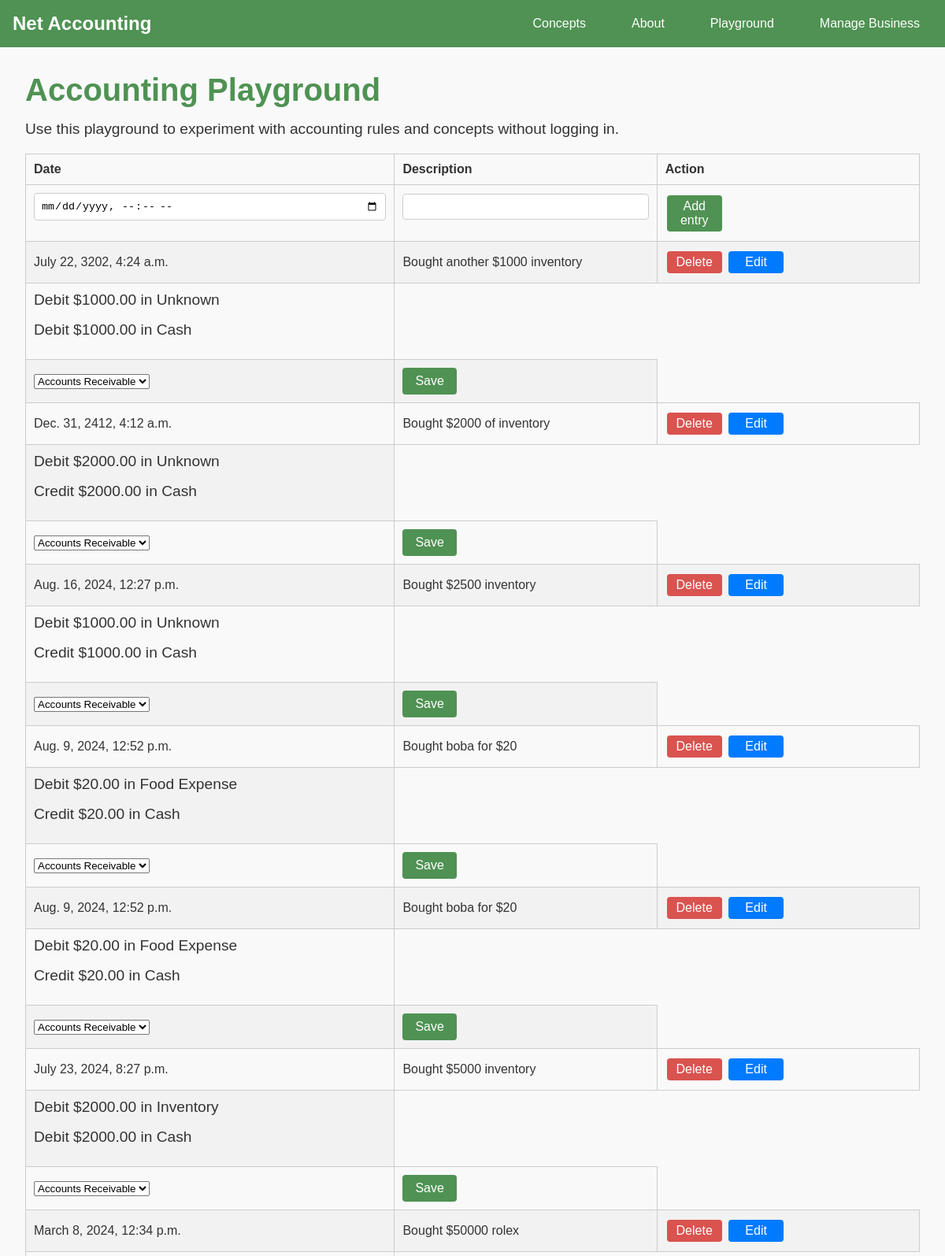
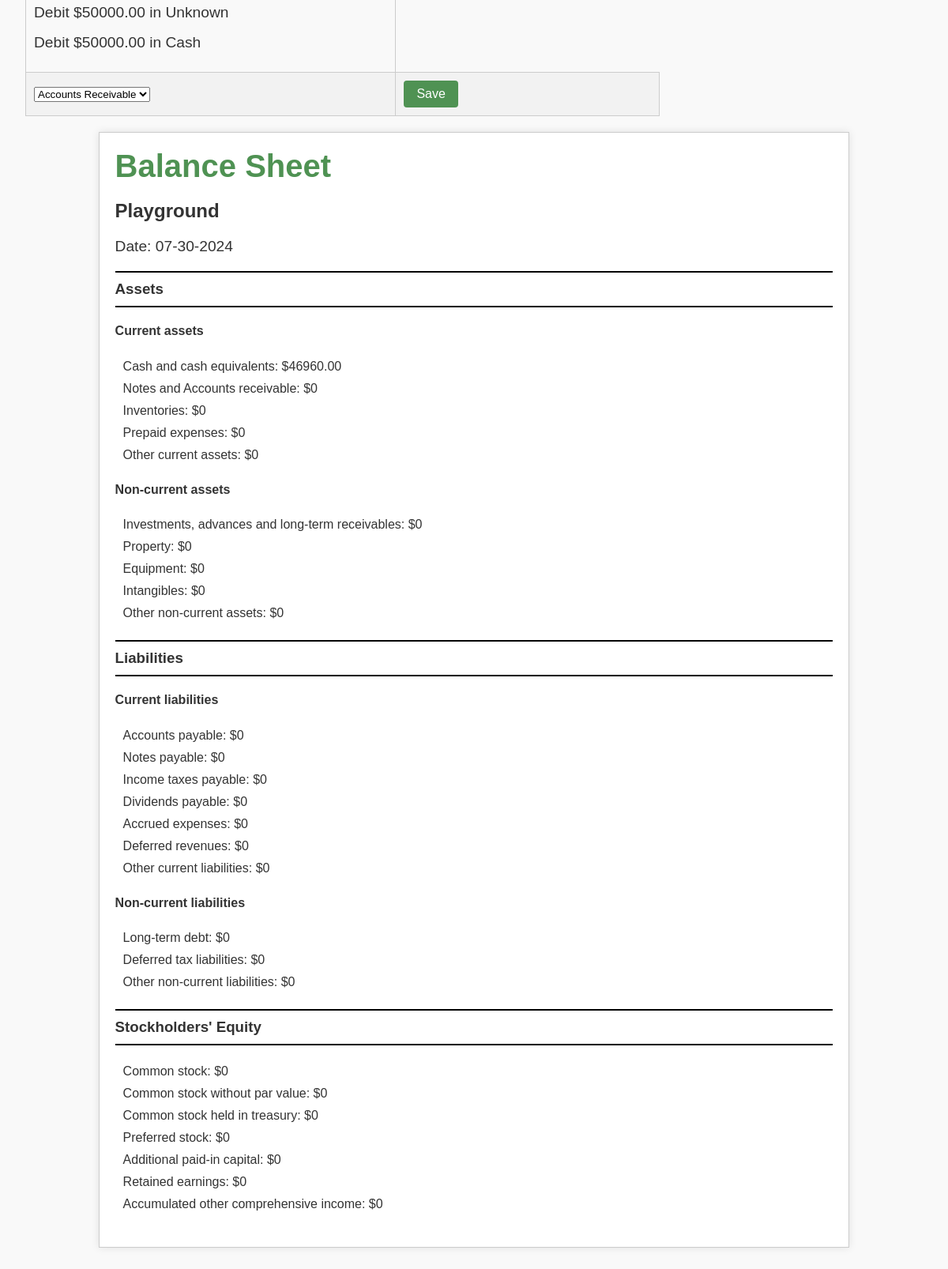
The app's page /accounting/playground/ with its own data (2 pictures, top to bottom).
### accounting/models.py (models this page shows, shortened)
class JournalEntry(models.Model):
    user = models.ForeignKey(User, on_delete=models.CASCADE, null=True)
    entry_date = models.DateTimeField()
    description = models.CharField(max_length=250)
    create_at = models.DateTimeField(auto_now_add=True)

class SubEntry(models.Model):
    user = models.ForeignKey(User, on_delete=models.CASCADE, null=True)
    DEBIT = 'Debit'
    CREDIT = 'Credit'
    TYPE_CHOICES = [
        (DEBIT, 'Debit'),
        (CREDIT, 'Credit')
    ]
    journal_entry = models.ForeignKey(JournalEntry, on_delete=models.CASCADE)
    sub_entry_type = models.CharField(max_length=255, choices=TYPE_CHOICES)
    account = models.CharField(max_length=255)
    amount = models.DecimalField(max_digits=10, decimal_places=2)
    def __str__(self):
        return f"{self.sub_entry_type} ${self.amount} in {self.account}"

### accounting/views.py (the view, shortened to what this page needs)
# urls.py: path('playground/', views.show_playground_page, name='playground'),
def show_playground_page(request):
    playground_id = 2
    curr_user = get_object_or_404(User, id=playground_id)
    editing_entry = None  # Entry being editied, none by default
    form = JournalEntryForm()
    subentry_editing_form = SubEntryEditingForm()
    entries = None
    try:
        entries = get_entries(playground_id)
    except JournalEntry.DoesNotExist:
        raise Http404("No entries")
    entry_subentries = {}
    for entry in entries:
        subentries = entry.subentry_set.all()
        entry_subentries[entry.id] = subentries
    balance_sheet = get_and_analyze_balance_sheet(business_id=playground_id)
    context = {
        "form": form,
        "edit_subentry_form": subentry_editing_form,
        "entries": entries,
        "entry_subentries": entry_subentries,
        "user": curr_user,
        "balance_sheet": balance_sheet,
        "editing_entry": editing_entry
    }
    return render(request, "accounting/playground.html", context)

### accounting/forms.py
class JournalEntryForm(forms.ModelForm):
    entry_date = forms.DateTimeField(widget=forms.DateTimeInput(attrs={'type': 'datetime-local'}))
    class Meta:
        model = JournalEntry
        fields = ["entry_date", "description"]

class SubEntryEditingForm(forms.ModelForm):
        ACCOUNTS_CHOICES = [
            ('Accounts Receivable', 'Accounts Receivable'),
            ('Cash', 'Cash'),
            ('Inventories', 'Inventories'),
        ]
        account = forms.ChoiceField(choices=ACCOUNTS_CHOICES, required=True)
        class Meta:
            model = SubEntry
            fields = ["account"]

### accounting/templatetags/dict_tags.py (called while the page is built)
@register.filter
def get_item(dictionary, key):
    return dictionary.get(key)

### accounting/views.py (called while the page is built)
def get_and_analyze_balance_sheet(business_id) -> BalanceSheet:
    balance_sheet = BalanceSheet(business_id=business_id, date="07-30-2024")
    balance_sheet.generate()
    return balance_sheet

def get_entries(business_id: int):
    entries = JournalEntry.objects.filter(user_id=business_id).order_by("-entry_date")
    return entries

### accounting/templates/accounting/playground.html (shortened to what this page needs)
{% extends 'accounting/index.html' %}
{% load dict_tags %}
	{% block content %}
<div class="content">
	<h1>Accounting Playground</h1>
	<p>Use this playground to experiment with accounting rules and concepts without logging in.</p>
	<div class="playground-entries">
		{% if entries %}
		<table class="entries-table">
			<thead>
				<tr>
					<th>Date</th>
					<th>Description</th>
					<th>Action</th>
				</tr>
			</thead>
			<tbody>
				{% if not editing_entry %}
				<tr>
					{% include 'accounting/forms/add_entry_form.html'%}
				</tr>
				{% endif %}
				{% for entry in entries %}
				<tr>
					{% if editing_entry and editing_entry.id == entry.id %}
						{% include 'accounting/forms/edit_entry_form.html'%}
					{% else %}
					<td>{{ entry.entry_date }}</td>
					<td>{{ entry.description }}</td>
					<td>
						{% include 'accounting/forms/delete_entry_form.html'%}
						{% include 'accounting/forms/edit_button.html'%}
					</td>
					{% endif %}
				</tr>
				<tr>
					<td colspan="0">
						{% with subentries=entry_subentries|get_item:entry.id %}
						{% for subentry in subentries %}
						<p class="subentry">{{ subentry }}</p>
						{% endfor %}
						{% endwith %}
					</td>
				<tr>
					<form method="post" action="{% url 'playground' %}">
						{% for field in edit_subentry_form %}
						<td>{{ field }}</td>
						{% endfor %}
						<td>
							<button class="save-entry-button" type="submit" name="save-subentry">Save</button>
						</td>
					</form>
				</tr>
				{% endfor %}
			</tbody>
		</table>
		{% endif %}
	</div>
	<div class="playground-financial-statement">
		{%include 'accounting/financial_statement.html'%}
	</div>
</div>
{% endblock content %}

### accounting/templates/accounting/forms/delete_entry_form.html (shortened to what this page needs)
<form method="post" If not in editing mode, just show entry date and description, button for edit and deleteaction="{% url 'playground' %}" style="display:inline;">
	<button class="delete-button" type="submit" name="delete">Delete</button>
</form>

### accounting/templates/accounting/forms/edit_button.html (shortened to what this page needs)
<form method="post" action="{% url 'playground' %}" style="display:inline;">
	<button class="edit-button" type="submit" name="edit">Edit</button>
</form>

### accounting/static/accounting/styles.css (style rules this page uses)
body, h1, p, ul, li, a, button, input, label, form { margin: 0; padding: 0; box-sizing: border-box; }
body { font-family: 'Arial', sans-serif; background-color: #f9f9f9; color: #333; }
.content { padding: 2rem; text-align: center; }
.content h1 { font-size: 2.5rem; color: #4f9253; margin-bottom: 1rem; }
.content p { font-size: 1.2rem; margin-bottom: 1rem; }
form { display: inline-block; text-align: left; margin-top: 1rem; }
input { width: 100%; padding: 0.5rem; margin-bottom: 1rem; border: 1px solid #ccc; border-radius: 4px; }
button { background-color: #4f9253; color: #fff; padding: 0.5rem 1rem; border: none; border-radius: 4px; font-size: 1rem; cursor: pointer; }
.playground-entries { margin-top: 20px; }
.entries-table { width: 100%; border-collapse: collapse; margin-bottom: 20px; }
.entries-table th, .entries-table td { padding: 10px; border: 1px solid #ccc; text-align: left; }
.entries-table th { background-color: #f9f9f9; }
.entries-table tr:nth-child(even) { background-color: #f2f2f2; }
.entries-table th:first-child, .entries-table td:first-child { width: 150px; }
.entries-table th:nth-child(2), .entries-table td:nth-child(2) { width: auto; }
.entries-table th:last-child, .entries-table td:last-child { width: 150px; }
.entries-table .add-entry-button, .entries-table .edit-button, .entries-table .delete-button { margin: 2px; padding: 5px 10px; border: none; border-radius: 4px; cursor: pointer; width: 70px; }
.entries-table .edit-button { background-color: #007bff; color: white; }
.entries-table .delete-button { background-color: #d9534f; color: white; }

### accounting/static/accounting/financial_statement.css (style rules this page uses)
body { font-family: Arial, sans-serif; margin: 0; padding: 0; background-color: #f9f9f9; }
h1, h2, h3, h4, p { text-align: left; }

### records on screen
JournalEntry: entry_date "July 22, 3202, 4:24 a.m.", description "Bought another $1000 inventory"
SubEntry: sub_entry_type+amount+account "Debit $1000.00 in Unknown"
SubEntry: sub_entry_type+amount+account "Debit $1000.00 in Cash"
JournalEntry: entry_date "Dec. 31, 2412, 4:12 a.m.", description "Bought $2000 of inventory"
SubEntry: sub_entry_type+amount+account "Debit $2000.00 in Unknown"
SubEntry: sub_entry_type+amount+account "Credit $2000.00 in Cash"
JournalEntry: entry_date "Aug. 16, 2024, 12:27 p.m.", description "Bought $2500 inventory"
SubEntry: sub_entry_type+amount+account "Debit $1000.00 in Unknown"
SubEntry: sub_entry_type+amount+account "Credit $1000.00 in Cash"
JournalEntry: entry_date "Aug. 9, 2024, 12:52 p.m.", description "Bought boba for $20"
SubEntry: sub_entry_type+amount+account "Debit $20.00 in Food Expense"
SubEntry: sub_entry_type+amount+account "Credit $20.00 in Cash"
JournalEntry: entry_date "Aug. 9, 2024, 12:52 p.m.", description "Bought boba for $20"
SubEntry: sub_entry_type+amount+account "Debit $20.00 in Food Expense"
SubEntry: sub_entry_type+amount+account "Credit $20.00 in Cash"
JournalEntry: entry_date "July 23, 2024, 8:27 p.m.", description "Bought $5000 inventory"
SubEntry: sub_entry_type+amount+account "Debit $2000.00 in Inventory"
SubEntry: sub_entry_type+amount+account "Debit $2000.00 in Cash"
JournalEntry: entry_date "March 8, 2024, 12:34 p.m.", description "Bought $50000 rolex"
SubEntry: sub_entry_type+amount+account "Debit $50000.00 in Unknown"
SubEntry: sub_entry_type+amount+account "Debit $50000.00 in Cash"

### other values on screen
{{ balance_sheet.date }} "07-30-2024"
{{ group }} "Current assets" "Non-current assets"
{{ account }} "Cash and cash equivalents" "Notes and Accounts receivable" "Inventories" "Prepaid expenses" "Other current assets" "Investments, advances and long-term receivables" "Property" "Equipment" "Intangibles" "Other non-current assets"
{{ amount }} "46960.00" "0" "0" "0" "0" "0" "0" "0" "0" "0"
{{ group }} "Current liabilities" "Non-current liabilities"
{{ account }} "Accounts payable" "Notes payable" "Income taxes payable" "Dividends payable" "Accrued expenses" "Deferred revenues" "Other current liabilities" "Long-term debt" "Deferred tax liabilities" "Other non-current liabilities"
{{ amount }} "0" "0" "0" "0" "0" "0" "0" "0" "0" "0"
{{ account }} "Common stock" "Common stock without par value" "Common stock held in treasury" "Preferred stock" "Additional paid-in capital" "Retained earnings" "Accumulated other comprehensive income"
{{ amount }} "0" "0" "0" "0" "0" "0" "0"
